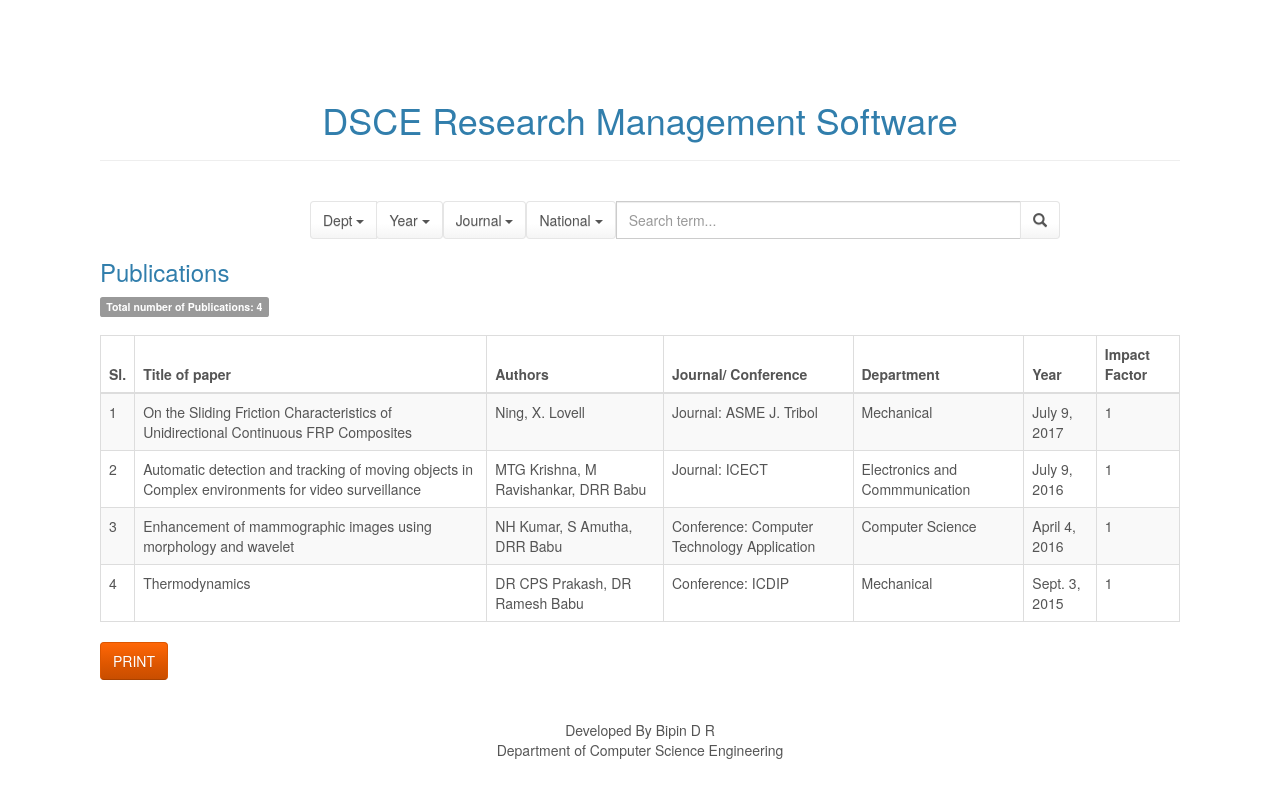
Before: /publications/ with the older database file.
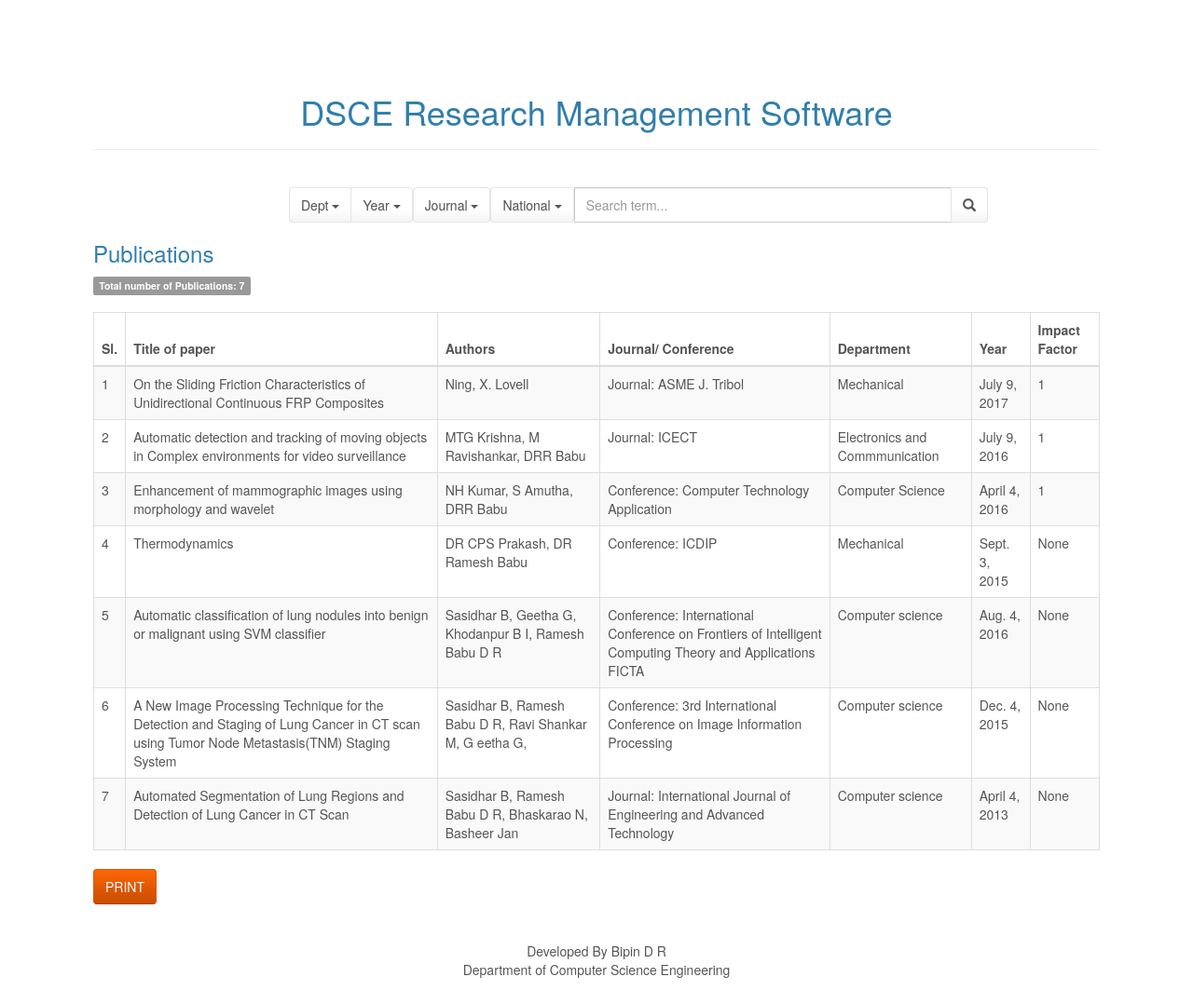
After: the same page with the newer database file.
### Publications/models.py (models this page shows, shortened)
class publication(models.Model):
    dept = models.CharField(max_length=100)
    title = models.CharField(max_length=200, unique=True)
    author = models.CharField(max_length=100)
    Journal_name = models.CharField("Journal/Conference Name",max_length=100)
    type = models.CharField(max_length=100, choices=[('conference', 'conference'), ('journal', 'journal')])
    nationality = models.CharField(max_length=100,
                                   choices=[('national', 'national'), ('international', 'international')])
    page_no = models.CharField(max_length=50, blank=True,null=True)
    volume = models.IntegerField(blank=True,null=True)
    year = models.DateField()
    impact_factor = models.CharField(max_length=200, blank=True, null=True)
    citations = models.CharField(max_length=10, blank=True, null=True)

### Publications/views.py (the view)
def index(request):
    global all_publications
    all_publications = publication.objects.all()[:30]
    total = all_publications.count()
    context = {
        'all_publications': all_publications,
        'total': total,
    }
    return render(request, 'publications/index.html', context)

### Publications/templates/publications/index.html (shortened to what this page needs)
<!DOCTYPE html>
<html>
<head>
    {% load staticfiles %}
    <link rel="stylesheet" href="{% static 'assets/bootstrap/css/bootstrap.min.css' %}">
    <link rel="stylesheet" href="{% static 'assets/css/styles.css' %}">
</head>
<body>
<h1 align="center">DSCE Research Management Software</h1>
<hr>
<br>
<div class="container">
    <form type="get" action="/publications/bob" style="margin: 0">
        <div class="row">
            <div class="col-xs-8 col-xs-offset-2">
                <div class="input-group">
                    <div class="input-group-btn search-panel">
                        <button type="button" class="btn btn-default dropdown-toggle" data-toggle="dropdown">
                            <span id="search_dept">Dept</span> <span class="caret"></span>
                        </button>
                    </div>
                    <div class="input-group-btn search-panel">
                        <button type="button" class="btn btn-default dropdown-toggle" data-toggle="dropdown">
                            <span id="search_date">Year</span> <span class="caret"></span>
                        </button>
                    </div>
                    <div class="input-group-btn search-panel">
                        <button type="button" class="btn btn-default dropdown-toggle" data-toggle="dropdown">
                            <span id="search_type">Journal</span> <span class="caret"></span>
                        </button>
                    </div>
                    <div class="input-group-btn search-panel">
                        <button type="button" class="btn btn-default dropdown-toggle" data-toggle="dropdown">
                            <span id="search_nationality">National</span> <span class="caret"></span>
                        </button>
                    </div>
                    <input type="text" class="form-control" name="search_box" placeholder="Search term...">
                    <span class="input-group-btn">
                    <button id="search_submit" class="btn btn-default" type="submit"><span
                            class="glyphicon glyphicon-search"></span></button>
                    </span>
                </div>
            </div>
        </div>
    </form>
</div>
<a href="/publications">
    <h3>Publications</h3>
</a>
<span class="label label-default">Total number of Publications: {{ total }}</span>
<br>
<br>
{% if all_publications %}
    <div class="table-responsive">
        <table class="table table-striped table-bordered">
            <thead>
            <tr>
                <th>Sl.</th>
                <th>Title of paper</th>
                <th>Authors</th>
                <th>Journal/ Conference</th>
                <th>Department</th>
                <th>Year</th>
                <th>Impact Factor</th>
            </tr>
            </thead>
            <tbody>
            {% for i in all_publications %}
                <tr>
                    <td>{{ forloop.counter }}</td>
                    <td>{{ i.title }}</td>
                    <td>{{ i.author }}</td>
                    <td>{{ i.type.capitalize }}: {{ i.Journal_name }}</td>
                    <td>{{ i.dept }}</td>
                    <td>{{ i.year }}</td>
                    <td>{{ i.impact_factor }}</td>
                </tr>
            {% endfor %}
            </tbody>
        </table>
    </div>
{% else %}
    <strong>No Publications</strong>
    <br>
    <br>
    <br>
{% endif %}
<button type="button" class="btn btn-warning" onclick=" window.location.href='/publications/print'">
    PRINT
</button>
<br>
<br>
<br>
<div class="footer">Developed By Bipin D R</div>
<div class="footer"> Department of Computer Science Engineering</div>
</body>
</html>

### projects/static/assets/css/styles.css (style rules this page uses)
body { margin: 100px; }
.footer { position: static; text-align: center; bottom: 0px; width: 100%; }

Changed rows visible on the page:
changed publication "Thermodynamics": impact_factor "1" → "None"
added publication: title "Automatic classification of lung nodules into benign or malignant using SVM classifier", author "Sasidhar B, Geetha G, Khodanpur B I, Ramesh Babu D R", type "Conference", Journal_name "International Conference on Frontiers of Intelligent Computing Theory and Applications FICTA", dept "Computer science", year "Aug. 4, 2016", impact_factor "None"
added publication: title "A New Image Processing Technique for the Detection and Staging of Lung Cancer in CT scan using Tumor Node Metastasis(TNM) Staging System", author "Sasidhar B, Ramesh Babu D R, Ravi Shankar M, G eetha G,", type "Conference", Journal_name "3rd International Conference on Image Information Processing", dept "Computer science", year "Dec. 4, 2015", impact_factor "None"
added publication: title "Automated Segmentation of Lung Regions and Detection of Lung Cancer in CT Scan", author "Sasidhar B, Ramesh Babu D R, Bhaskarao N, Basheer Jan", type "Journal", Journal_name "International Journal of Engineering and Advanced Technology", dept "Computer science", year "April 4, 2013", impact_factor "None"
Other visible differences:
{{ total }}: "4" → "7"
